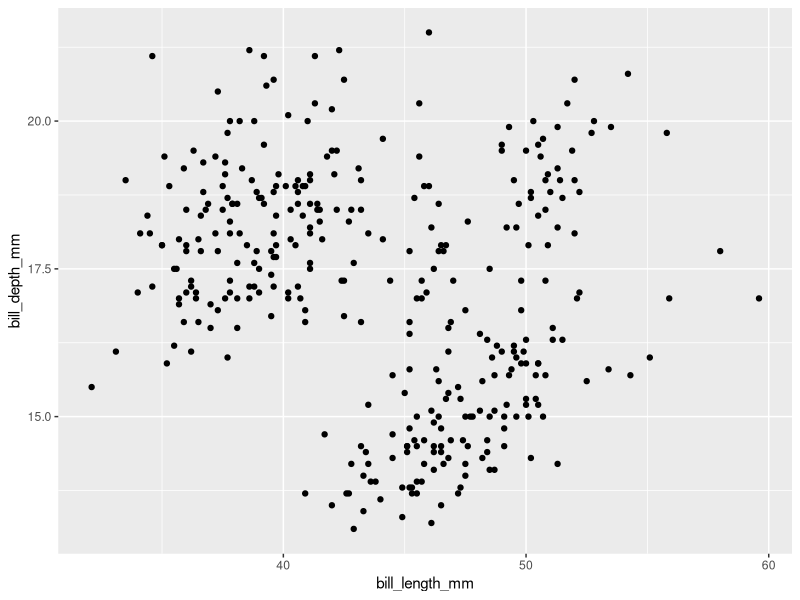
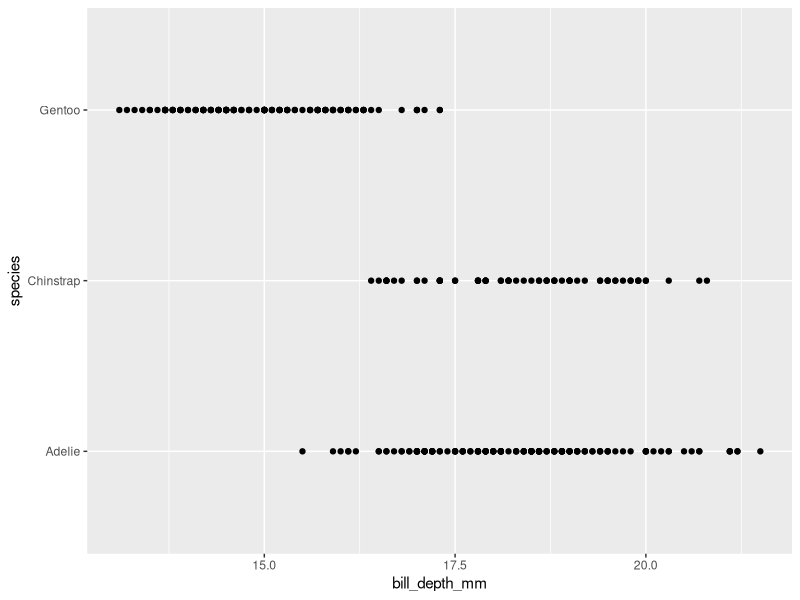
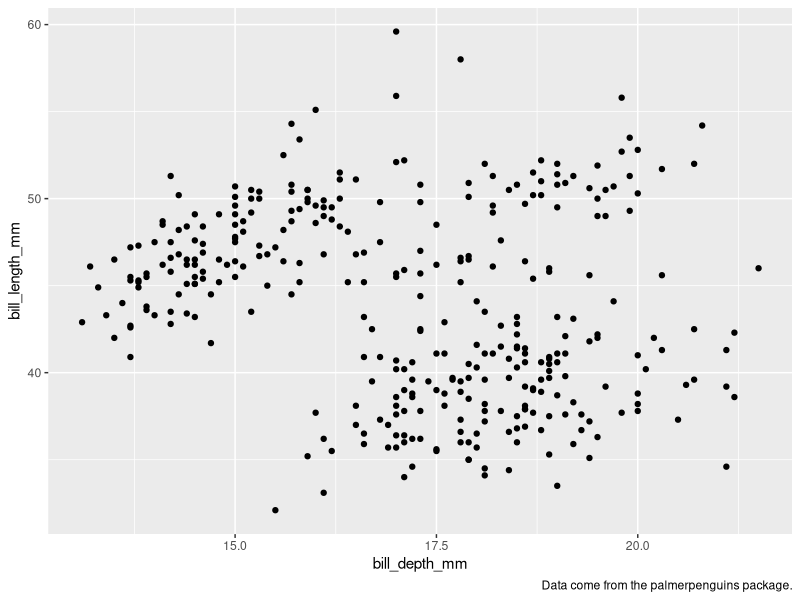
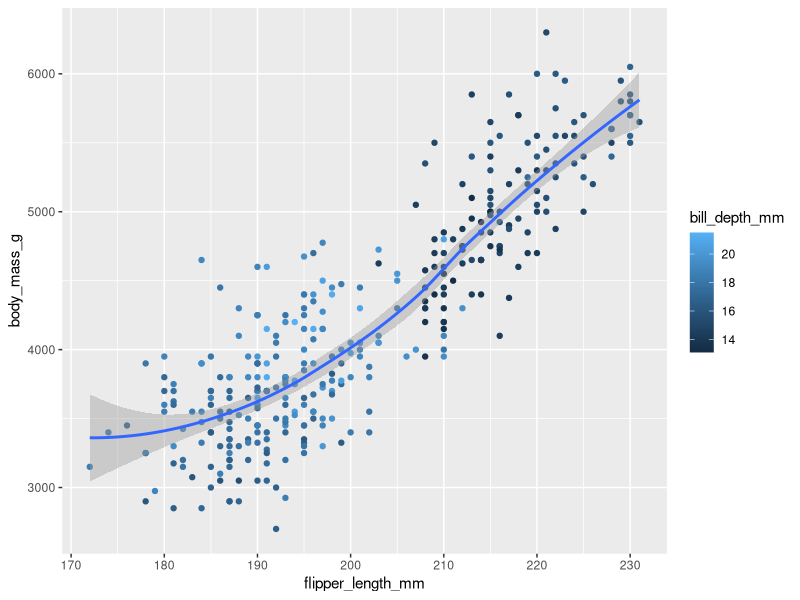
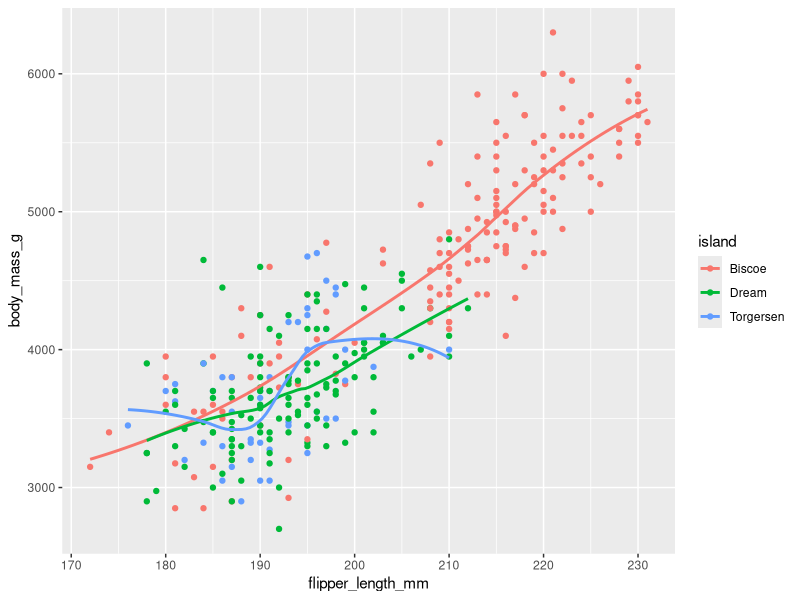
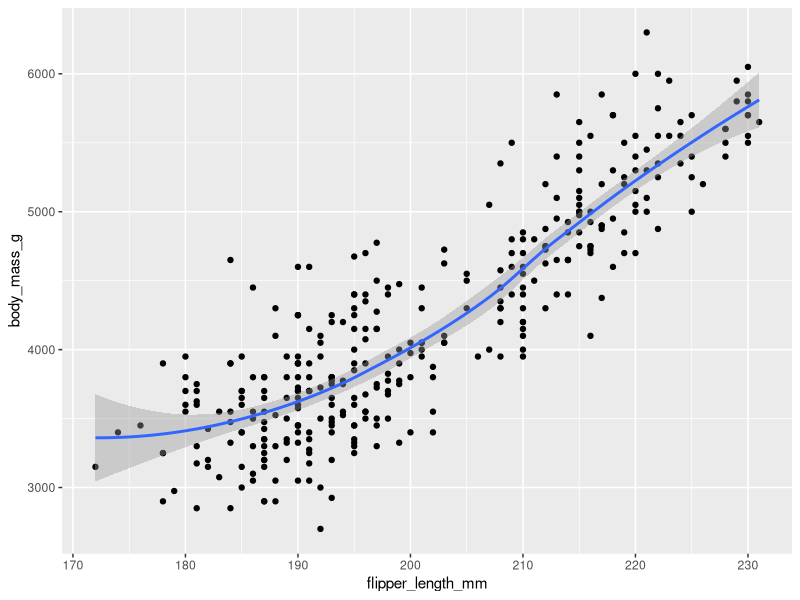
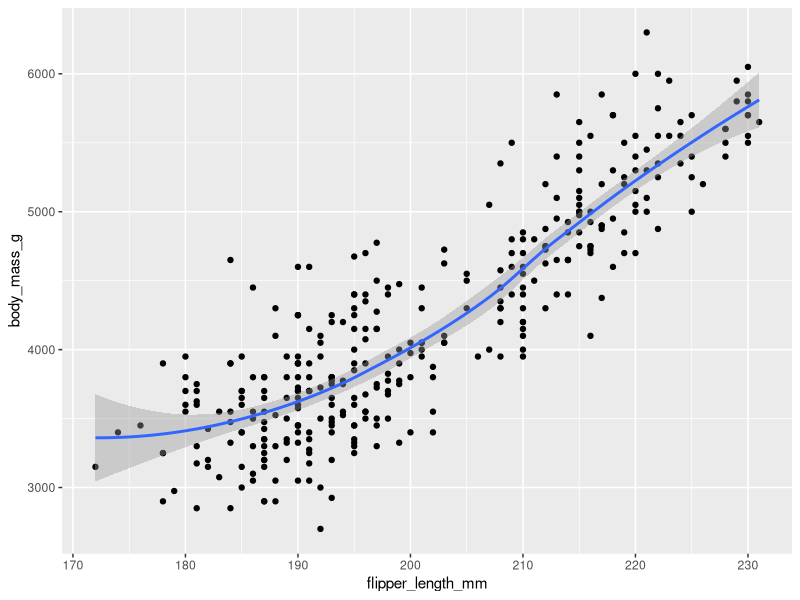

Reproduce these figures in R, in order.
## ---- chunk 1
library(tidyverse)
library(palmerpenguins)
library(ggthemes)
## ---- chunk 2
nrow(penguins)
ncol(penguins)
## ---- chunk 3
penguins |> 
  ggplot(aes(y = bill_depth_mm, x = bill_length_mm)) +
  geom_point(na.rm = TRUE)
## ---- chunk 4
penguins |> 
  ggplot(aes(bill_depth_mm, species)) +
  geom_point(na.rm = TRUE)
## ---- chunk 5
    penguins |> 
      ggplot(aes(bill_depth_mm, bill_length_mm)) +
      geom_point(na.rm = TRUE) +
      labs(caption = "Data come from the palmerpenguins package.")

## ---- chunk 6
    #| echo: false
    #| warning: false
    #| fig-alt: |
    #|   A scatterplot of body mass vs. flipper length of penguins, colored 
    #|   by bill depth. A smooth curve of the relationship between body mass 
    #|   and flipper length is overlaid. The relationship is positive, 
    #|   fairly linear, and moderately strong.

    ggplot(
      data = penguins,
      mapping = aes(x = flipper_length_mm, y = body_mass_g)
    ) +
      geom_point(aes(color = bill_depth_mm)) +
      geom_smooth()
## ---- chunk 7
    #| eval: false

    ggplot(
      data = penguins,
      mapping = aes(x = flipper_length_mm, y = body_mass_g, color = island)
    ) +
      geom_point() +
      geom_smooth(se = FALSE)
## ---- chunk 8
    #| eval: false

    ggplot(
      data = penguins,
      mapping = aes(x = flipper_length_mm, y = body_mass_g)
    ) +
      geom_point() +
      geom_smooth()

    ggplot() +
      geom_point(
        data = penguins,
        mapping = aes(x = flipper_length_mm, y = body_mass_g)
      ) +
      geom_smooth(
        data = penguins,
        mapping = aes(x = flipper_length_mm, y = body_mass_g)
      )
